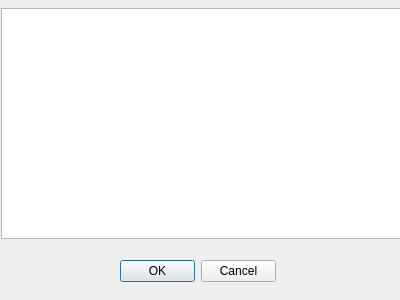
<?xml version="1.0" encoding="UTF-8"?>
<ui version="4.0">
 <class>CreateCatalogDialog</class>
 <widget class="QDialog" name="CreateCatalogDialog">
  <property name="geometry">
   <rect>
    <x>0</x>
    <y>0</y>
    <width>400</width>
    <height>300</height>
   </rect>
  </property>
  <property name="windowTitle">
   <string>Dialog</string>
  </property>
  <widget class="QDialogButtonBox" name="buttonBox">
   <property name="geometry">
    <rect>
     <x>120</x>
     <y>260</y>
     <width>156</width>
     <height>23</height>
    </rect>
   </property>
   <property name="orientation">
    <enum>Qt::Horizontal</enum>
   </property>
   <property name="standardButtons">
    <set>QDialogButtonBox::Cancel|QDialogButtonBox::Ok</set>
   </property>
  </widget>
  <widget class="QTableView" name="products">
   <property name="geometry">
    <rect>
     <x>1</x>
     <y>8</y>
     <width>401</width>
     <height>231</height>
    </rect>
   </property>
  </widget>
 </widget>
 <resources/>
 <connections>
  <connection>
   <sender>buttonBox</sender>
   <signal>accepted()</signal>
   <receiver>CreateCatalogDialog</receiver>
   <slot>accept()</slot>
   <hints>
    <hint type="sourcelabel">
     <x>275</x>
     <y>274</y>
    </hint>
    <hint type="destinationlabel">
     <x>157</x>
     <y>274</y>
    </hint>
   </hints>
  </connection>
  <connection>
   <sender>buttonBox</sender>
   <signal>rejected()</signal>
   <receiver>CreateCatalogDialog</receiver>
   <slot>reject()</slot>
   <hints>
    <hint type="sourcelabel">
     <x>275</x>
     <y>262</y>
    </hint>
    <hint type="destinationlabel">
     <x>286</x>
     <y>274</y>
    </hint>
   </hints>
  </connection>
  <connection>
   <sender>buttonBox</sender>
   <signal>accepted()</signal>
   <receiver>CreateCatalogDialog</receiver>
   <slot>accept()</slot>
   <hints>
    <hint type="sourcelabel">
     <x>165</x>
     <y>268</y>
    </hint>
    <hint type="destinationlabel">
     <x>39</x>
     <y>273</y>
    </hint>
   </hints>
  </connection>
 </connections>
</ui>
